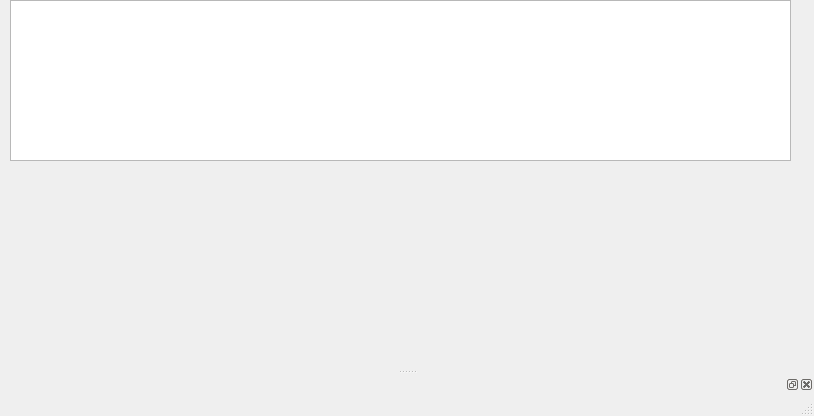
<?xml version="1.0" encoding="UTF-8"?>
<ui version="4.0">
 <class>MainWindow</class>
 <widget class="QMainWindow" name="MainWindow">
  <property name="geometry">
   <rect>
    <x>0</x>
    <y>0</y>
    <width>814</width>
    <height>416</height>
   </rect>
  </property>
  <property name="windowTitle">
   <string>MainWindow</string>
  </property>
  <widget class="QWidget" name="centralwidget">
   <widget class="QTableView" name="tableView">
    <property name="geometry">
     <rect>
      <x>10</x>
      <y>0</y>
      <width>781</width>
      <height>161</height>
     </rect>
    </property>
   </widget>
  </widget>
  <widget class="QMenuBar" name="menubar">
   <property name="geometry">
    <rect>
     <x>0</x>
     <y>0</y>
     <width>814</width>
     <height>23</height>
    </rect>
   </property>
  </widget>
  <widget class="QStatusBar" name="statusbar"/>
  <widget class="QDockWidget" name="dockWidget_2">
   <attribute name="dockWidgetArea">
    <number>8</number>
   </attribute>
   <widget class="QWidget" name="dockWidgetContents_2">
    <widget class="QWidget" name="horizontalLayoutWidget">
     <property name="geometry">
      <rect>
       <x>140</x>
       <y>0</y>
       <width>571</width>
       <height>221</height>
      </rect>
     </property>
     <layout class="QHBoxLayout" name="horizontalLayout">
      <item>
       <widget class="QTabWidget" name="tabWidget">
        <property name="focusPolicy">
         <enum>Qt::TabFocus</enum>
        </property>
        <property name="layoutDirection">
         <enum>Qt::LeftToRight</enum>
        </property>
        <property name="autoFillBackground">
         <bool>false</bool>
        </property>
        <property name="styleSheet">
         <string notr="true">background-color: rgb(85, 170, 255);</string>
        </property>
        <property name="tabPosition">
         <enum>QTabWidget::South</enum>
        </property>
        <property name="tabShape">
         <enum>QTabWidget::Rounded</enum>
        </property>
        <property name="currentIndex">
         <number>1</number>
        </property>
        <property name="usesScrollButtons">
         <bool>true</bool>
        </property>
        <property name="documentMode">
         <bool>false</bool>
        </property>
        <property name="tabsClosable">
         <bool>false</bool>
        </property>
        <property name="movable">
         <bool>false</bool>
        </property>
        <property name="tabBarAutoHide">
         <bool>true</bool>
        </property>
        <widget class="QWidget" name="tab">
         <attribute name="title">
          <string>日志信息</string>
         </attribute>
        </widget>
        <widget class="QWidget" name="tab_2">
         <attribute name="title">
          <string>域名更新</string>
         </attribute>
        </widget>
       </widget>
      </item>
      <item>
       <widget class="QFrame" name="frame">
        <property name="frameShape">
         <enum>QFrame::StyledPanel</enum>
        </property>
        <property name="frameShadow">
         <enum>QFrame::Raised</enum>
        </property>
       </widget>
      </item>
     </layout>
    </widget>
   </widget>
  </widget>
 </widget>
 <resources/>
 <connections/>
</ui>
